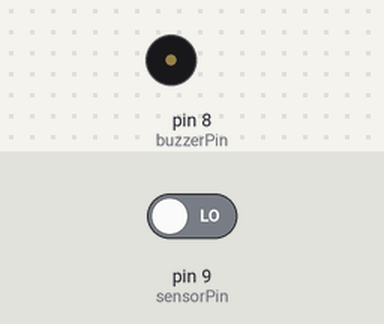
Bench run of a sketch on a simulated Arduino Uno, built with avr-gcc and run on an emulated ATmega328P. Shown: buzzer (waves = sounding). The test bench sets the inputs (shaded band); at power-on: pin 9 (sensorPin) LOW.

Above: at 1.2 s.
1.3 s: pin 9 (sensorPin) driven HIGH
At 1.55 s:
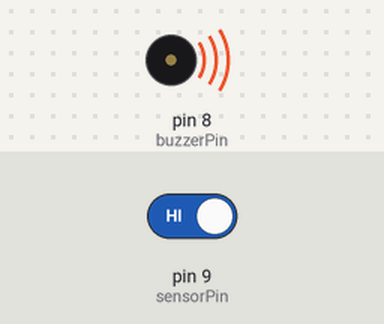
4.3 s: pin 9 (sensorPin) driven LOW
At 4.3 s:
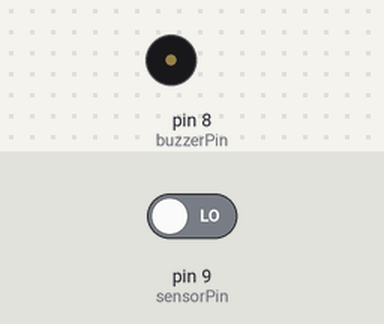
Timing chart, 0 to 7.3 s (numbered marks = the images above; inputs shaded):
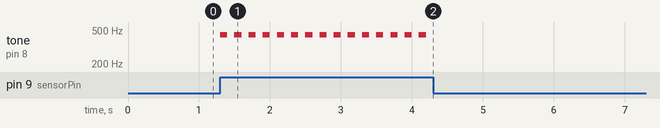

The sketch:

sketch_feb21a.ino
```cpp
int sensorPin = 9;
int buzzerPin = 8;
int data;

void setup() {
  pinMode(sensorPin, INPUT);
  pinMode(buzzerPin, OUTPUT);

}

void loop() {
  data = digitalRead(sensorPin);
  if(data == true){
    tone(buzzerPin, 440);
    delay(100);
    noTone(buzzerPin);
    delay(100);
  }
  else{
    noTone(buzzerPin);
  }

}
```

Measured:
- after the input at 1.3 s, tone on pin 8 (buzzerPin): alternates 440 Hz for 0.10 s and silent for 0.10 s, starting at once
- after the input at 4.3 s, tone on pin 8 (buzzerPin): stops changing and stays silent
